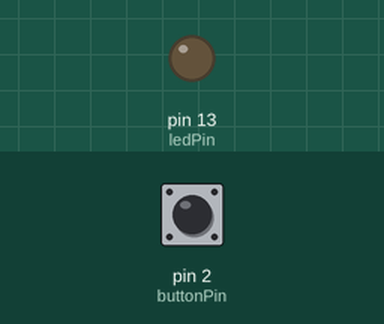
Bench run of a sketch on a simulated Arduino Uno, built with avr-gcc and run on an emulated ATmega328P. On the bench: output pins drawn as LEDs (lit = HIGH). The inputs (shaded band) are chosen by the test bench; at power-on: pin 2 (buttonPin) HIGH.

Above: at 1.2 s.
1.3 s: pin 2 (buttonPin) pulled LOW for 0.15 s
At 2.6 s:
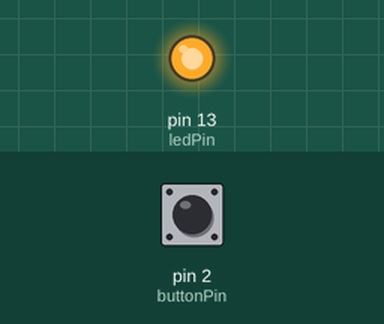
2.9 s: pin 2 (buttonPin) pulled LOW for 1 s
At 4.2 s:
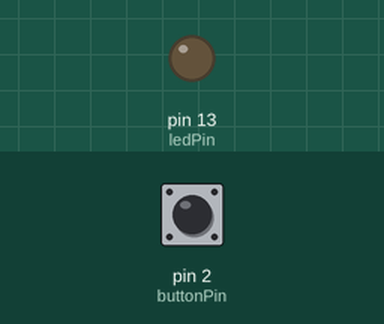
5.4 s: pin 2 (buttonPin) pulled LOW for 3.2 s
At 8.9 s:
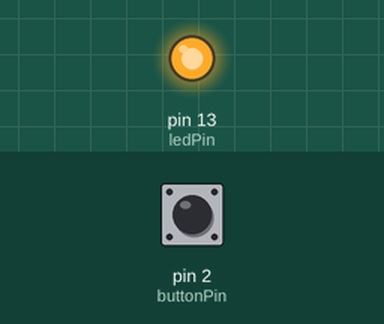
Timing chart, 0 to 10.4 s (numbered marks = the images above; inputs shaded):
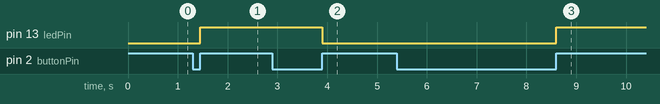

Measured:
- after the input at 1.3 s, pin 13 (ledPin): LOW → HIGH after 0.15 s
- after the input at 2.9 s, pin 13 (ledPin): HIGH → LOW after 1.0 s
- after the input at 5.4 s, pin 13 (ledPin): LOW → HIGH after 3.2 s

The sketch:

ButtonLEDswitch.ino
```cpp
const int buttonPin = 2;
const int ledPin    = 13;

bool lightOn = false;
bool btnDown = false;

void setup() {
    pinMode(buttonPin, INPUT_PULLUP);  // Use pullup for pulling voltage up when no input
    pinMode(ledPin, OUTPUT);
}

void loop() {
    if (digitalRead(buttonPin) == HIGH) {
        if (btnDown) {
            lightOn = !lightOn;
            btnDown = false;
        }
    } else {
        btnDown = true;
    }
    if (lightOn) {
        digitalWrite(ledPin, HIGH);
    } else {
        digitalWrite(ledPin, LOW);
    }
}
```
